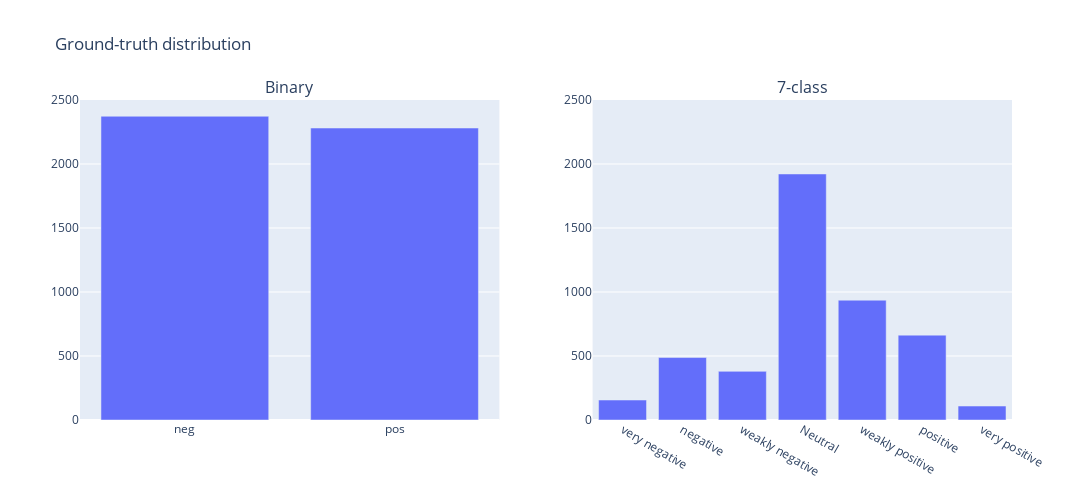

This figure's notebook cell:
### Code cell
import plotly.express as px
import plotly.subplots as sp
import pandas as pd

df = pd.DataFrame(data=tfn_mosei)
df_2 = df.groupby('labels_2').count().reset_index()
df_7 = df.groupby('labels_7').count().reset_index()

order = ['very negative', 'negative', 'weakly negative', 'Neutral', 'weakly positive', 'positive', 'very positive']

fig1 = px.bar(df_2, x='labels_2', y='segment')
fig2 = px.bar(df_7, x='labels_7', y='segment')

fig1_traces = []
fig2_traces = []

for trace in range(len(fig1["data"])):
    fig1_traces.append(fig1["data"][trace])
for trace in range(len(fig2["data"])):
    fig2_traces.append(fig2["data"][trace])

this_figure = sp.make_subplots(rows=1, cols=2, subplot_titles=("Binary", "7-class"))
for traces in fig1_traces:
    this_figure.append_trace(traces, row=1, col=1)
for traces in fig2_traces:
    this_figure.append_trace(traces, row=1, col=2)

this_figure.update_xaxes(categoryorder='array', categoryarray= order)
this_figure.update_layout(height=500, width=1200, title_text="Ground-truth distribution")
this_figure.update_yaxes(range=[0,2500])
this_figure.show()

### Figure 1 — Plotly figure (JSON) as saved in the notebook; plotly's stock layout.template omitted (floating-point values rounded to 4 significant figures)
{"data": [{"alignmentgroup": "True", "hovertemplate": "labels_2=%{x}<br>segment=%{y}<extra></extra>", "legendgroup": "", "marker": {"color": "#636efa", "pattern": {"shape": ""}}, "name": "", "offsetgroup": "", "orientation": "v", "showlegend": false, "textposition": "auto", "type": "bar", "x": ["neg", "pos"], "xaxis": "x", "y": [2373, 2281], "yaxis": "y"}, {"alignmentgroup": "True", "hovertemplate": "labels_7=%{x}<br>segment=%{y}<extra></extra>", "legendgroup": "", "marker": {"color": "#636efa", "pattern": {"shape": ""}}, "name": "", "offsetgroup": "", "orientation": "v", "showlegend": false, "textposition": "auto", "type": "bar", "x": ["Neutral", "negative", "positive", "very negative", "very positive", "weakly negative", "weakly positive"], "xaxis": "x2", "y": [1922, 488, 663, 156, 109, 380, 936], "yaxis": "y2"}], "layout": {"annotations": [{"font": {"size": 16}, "showarrow": false, "text": "Binary", "x": 0.225, "xanchor": "center", "xref": "paper", "y": 1, "yanchor": "bottom", "yref": "paper"}, {"font": {"size": 16}, "showarrow": false, "text": "7-class", "x": 0.775, "xanchor": "center", "xref": "paper", "y": 1, "yanchor": "bottom", "yref": "paper"}], "height": 500, "title": {"text": "Ground-truth distribution"}, "width": 1200, "xaxis": {"anchor": "y", "categoryarray": ["very negative", "negative", "weakly negative", "Neutral", "weakly positive", "positive", "very positive"], "categoryorder": "array", "domain": [0, 0.45]}, "xaxis2": {"anchor": "y2", "categoryarray": ["very negative", "negative", "weakly negative", "Neutral", "weakly positive", "positive", "very positive"], "categoryorder": "array", "domain": [0.55, 1]}, "yaxis": {"anchor": "x", "domain": [0, 1], "range": [0, 2500]}, "yaxis2": {"anchor": "x2", "domain": [0, 1], "range": [0, 2500]}}}
